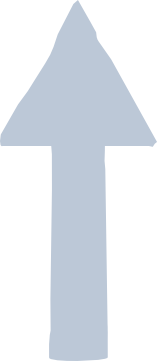
#> input picture assets/source_packs/city_block/road_markings/white_long_arrow.png, 157 x 361 px, given in place of lig_streetlamp_10_night.png, which was not available
$ python build_sprite_art_inventory.py
#> lines starting #> are read from the running program, lines starting #| are printed output that depends on the picture; pictures that were not available may be replaced by others from this repository, and a replacement may not be noted
#> in make_sheet, `canvas = Image.new("RGBA", (cols * cell_w, header_h + rows * cell_h), ..`:
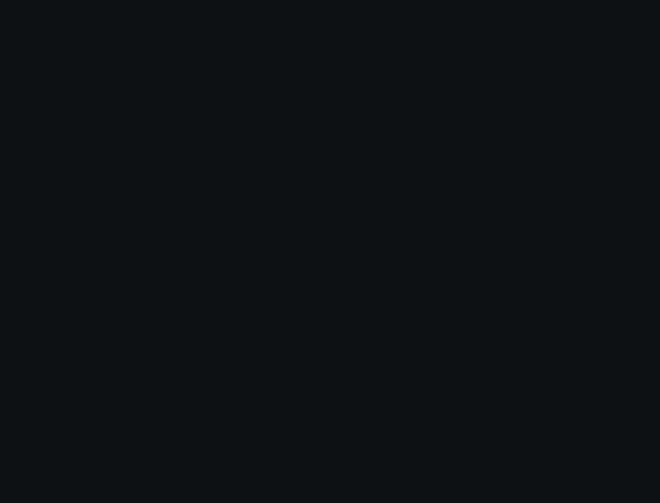
#> canvas: PIL image 1320x1005 RGBA (shown at 1/2 size); mean R, G, B, A 13, 18, 23, 255
from __future__ import annotations

import base64
import io
from pathlib import Path

from PIL import Image, ImageDraw, ImageFont


ROOT = Path(__file__).resolve().parents[1]
OUT = ROOT / "art_review" / "sprite_inventory_2026-08-29"

BG = (13, 18, 23, 255)
PANEL = (23, 31, 39, 255)
EDGE = (55, 75, 88, 255)
TEXT = (231, 237, 231, 255)
MUTED = (151, 171, 178, 255)
AMBER = (236, 177, 63, 255)
CYAN = (85, 199, 218, 255)


def font(size: int, bold: bool = False) -> ImageFont.ImageFont:
    windows = Path("C:/Windows/Fonts")
    name = "segoeuib.ttf" if bold else "segoeui.ttf"
    try:
        return ImageFont.truetype(str(windows / name), size)
    except OSError:
        return ImageFont.load_default()


def open_asset(relative: str) -> Image.Image:
    path = ROOT / relative
    if path.suffix == ".b64":
        raw = base64.b64decode(path.read_text(encoding="utf-8"))
        return Image.open(io.BytesIO(raw)).convert("RGBA")
    return Image.open(path).convert("RGBA")
#> returned value is the input picture: PIL image 157x361 RGBA; mean R, G, B, A 151.9, 161, 171.5, 106.9


def first_frame(image: Image.Image, frame: int = 256) -> Image.Image:
    for y in range(0, image.height, frame):
        for x in range(0, image.width, frame):
            crop = image.crop((x, y, min(x + frame, image.width), min(y + frame, image.height)))
            if crop.getbbox():
                return crop
    return image


def fit(image: Image.Image, width: int, height: int) -> Image.Image:
#> called with width = 250, height = 178
    image = image.copy()
    bbox = image.getbbox()
#> bbox = (0, 0, 157, 361)
    if bbox:
        image = image.crop(bbox)
    image.thumbnail((width, height), Image.Resampling.LANCZOS)
    return image


def make_sheet(title: str, subtitle: str, items: list[tuple[str, str, str]], output: Path) -> None:
    cols = 4
    cell_w, cell_h = 330, 285
    header_h = 150
    rows = (len(items) + cols - 1) // cols
    canvas = Image.new("RGBA", (cols * cell_w, header_h + rows * cell_h), BG)
    draw = ImageDraw.Draw(canvas)
    draw.text((34, 24), title, font=font(34, True), fill=TEXT)
    draw.text((35, 75), subtitle, font=font(19), fill=MUTED)
    draw.line((34, 118, canvas.width - 34, 118), fill=EDGE, width=2)

    for index, (label, detail, source) in enumerate(items):
        col, row = index % cols, index // cols
        x, y = col * cell_w, header_h + row * cell_h
        panel = (x + 14, y + 8, x + cell_w - 14, y + cell_h - 14)
        draw.rounded_rectangle(panel, radius=10, fill=PANEL, outline=EDGE, width=2)
        image = open_asset(source)
        if "master_dual_camera" in source:
            image = first_frame(image)
        image = fit(image, 250, 178)
        ix = x + (cell_w - image.width) // 2
#> ix = 126
        iy = y + 24 + (174 - image.height) // 2
#> iy = 172
        canvas.alpha_composite(image, (ix, iy))
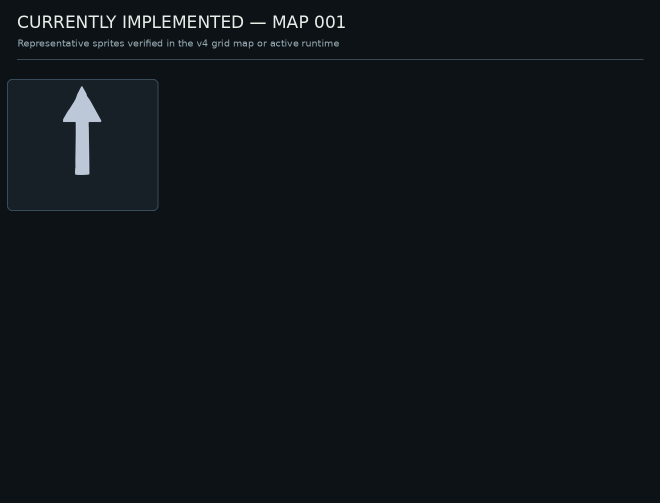
#> canvas: PIL image 1320x1005 RGBA (shown at 1/2 size); mean R, G, B, A 15.5, 20.8, 26, 255
        draw.text((x + 30, y + 207), label, font=font(19, True), fill=TEXT)
        draw.text((x + 30, y + 237), detail, font=font(15), fill=AMBER if "placed" in detail else CYAN)
#> pass 2 of the loop in make_sheet, `for index, (label, detail, source) in enumerate(items):`:
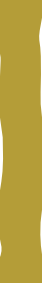
#> input picture assets/source_packs/city_block/road_markings/yellow_repeating_single.png, 42 x 283 px
#> in open_asset, returned value is the input picture: PIL image 42x283 RGBA; mean R, G, B, A 178.9, 156.5, 57.7, 247.3
#> bbox = (0, 0, 42, 283)
#> in fit (call 2), `image.thumbnail((width, height), Image.Resampling.LANCZOS)`:
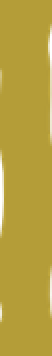
#> image: PIL image 26x178 RGBA (shown 2 times larger); mean R, G, B, A 178.6, 155.8, 55.6, 247.3; transparent parts drawn white
#> in make_sheet, `canvas.alpha_composite(image, (ix, iy))`:
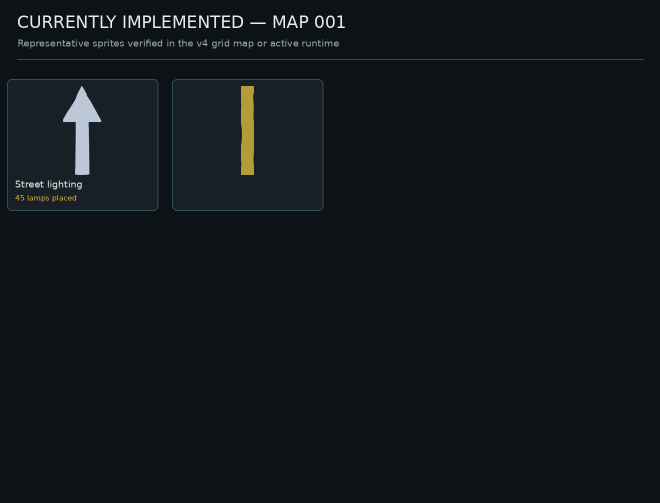
#> canvas: PIL image 1320x1005 RGBA (shown at 1/2 size); mean R, G, B, A 16.9, 22.2, 27.2, 255
#> pass 3 of the loop in make_sheet, `for index, (label, detail, source) in enumerate(items):`:
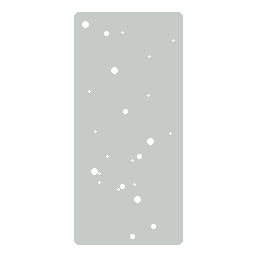
#> input picture assets/generated_v4_surfaces/road/markings/white_crossing_piece.png, 256 x 256 px, found by its file name
#> in open_asset, returned value is the input picture: PIL image 256x256 RGBA; mean R, G, B, A 69, 70.9, 68.7, 72.5
#> bbox = (74, 12, 183, 245)
#> in fit (call 3), `image = image.crop(bbox)`:
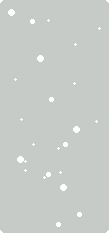
#> image: PIL image 109x233 RGBA; mean R, G, B, A 178.1, 183.1, 177.2, 187; transparent parts drawn white
#> in make_sheet, `canvas.alpha_composite(image, (ix, iy))`:
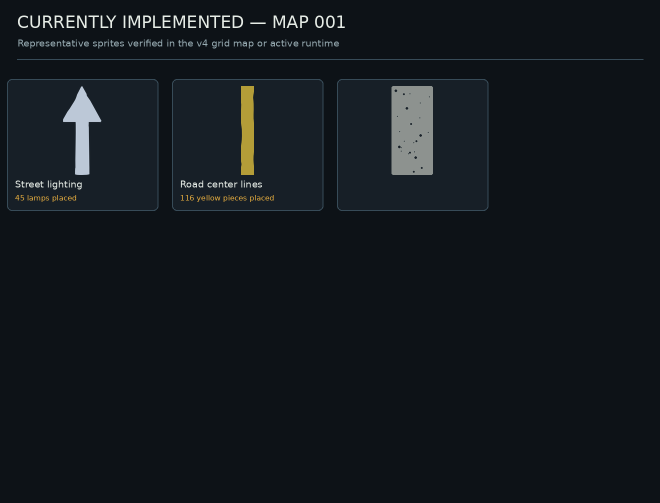
#> canvas: PIL image 1320x1005 RGBA (shown at 1/2 size); mean R, G, B, A 19, 24.5, 29.5, 255
#> the loop made 10 passes; the first 3 are shown

    canvas.convert("RGB").save(output, quality=95)


def wrap_concept(source: Path, output: Path) -> None:
    concept = Image.open(source).convert("RGBA")
    concept.thumbnail((1320, 880), Image.Resampling.LANCZOS)
    canvas = Image.new("RGBA", (1380, 1030), BG)
    draw = ImageDraw.Draw(canvas)
    draw.text((34, 24), "MISSING ART — CONCEPT DIRECTIONS", font=font(34, True), fill=TEXT)
    draw.text((35, 75), "New artwork required; concept only, not sliced or runtime-ready", font=font(19), fill=MUTED)
    draw.line((34, 118, canvas.width - 34, 118), fill=EDGE, width=2)
    x = (canvas.width - concept.width) // 2
    canvas.alpha_composite(concept, (x, 135))
    labels = "Apartment door  •  Storefront door  •  Fire escape  •  Roof hatch  •  Subway entry  •  Service drain  •  Trash cluster  •  Stray dog"
    draw.text((42, 990), labels, font=font(16), fill=AMBER)
    canvas.convert("RGB").save(output, quality=95)


def main() -> None:
    OUT.mkdir(parents=True, exist_ok=True)

    implemented = [
        ("Street lighting", "45 lamps placed", "cosmetic_packs/nyc_gta2_callback/sprites/lig_streetlamp_10_night.png"),
        ("Road center lines", "116 yellow pieces placed", "assets/source_packs/city_block/road_markings/yellow_repeating_single.png"),
        ("Crosswalks", "384 crossing pieces placed", "assets/source_packs/city_block/road_markings/white_crossing_piece.png"),
        ("Curb drains", "31 drains placed", "assets/source_packs/city_block/road_overlays/curb_drain.png"),
        ("Manholes", "4 overlays placed", "assets/source_packs/city_block/road_overlays/man_hole.png"),
        ("Road wear", "29 decals placed", "assets/source_packs/city_block/road_overlays/road_cracks.png"),
        ("Facade awnings", "25 awnings placed", "assets/source_packs/city_block/roof_top_decorations/awning_blue.png"),
        ("Roof HVAC", "21 roof units placed", "assets/source_packs/city_block/roof_top_decorations/aircon_unit.png"),
        ("Roof pipework", "52+ roof details placed", "assets/source_packs/city_block/roof_top_decorations/pipe_work_04.png"),
        ("Building tile family", "25 enterable buildings", "assets/source_packs/city_block/premade_buildings/red_building_01.png"),
        ("Player/NPC identity", "runtime animated sprite", "assets/characters/master_dual_camera/topdown/fluid/tshirt_blue_curly/walk_8_8dir.png"),
        ("Player vehicles", "runtime animated sheet", "assets/cars/player_sheets/player_sheet_01.png.b64"),
    ]
    easy = [
        ("Fire hydrant", "art ready; not placed", "cosmetic_packs/nyc_gta2_callback/sprites/pro_hydrant_17_night.png"),
        ("Bench", "art ready; not placed", "cosmetic_packs/nyc_gta2_callback/sprites/pro_bench_03_night.png"),
        ("Mailbox", "art ready; not placed", "cosmetic_packs/nyc_gta2_callback/sprites/pro_mailbox_04_night.png"),
        ("Dumpster", "art ready; not placed", "cosmetic_packs/nyc_gta2_callback/sprites/pro_dumpster_16_night.png"),
        ("Traffic cone", "art ready; not placed", "cosmetic_packs/nyc_gta2_callback/sprites/pro_cone_06_night.png"),
        ("Bollard", "art ready; not placed", "cosmetic_packs/nyc_gta2_callback/sprites/pro_bollard_09_night.png"),
        ("Bus shelter", "art ready; not placed", "cosmetic_packs/nyc_gta2_callback/sprites/pro_bus_shelter_10_night.png"),
        ("Phone box", "art ready; not placed", "cosmetic_packs/nyc_gta2_callback/sprites/pro_phone_box_14_night.png"),
        ("Stop sign", "art ready; not placed", "cosmetic_packs/nyc_gta2_callback/sprites/sig_stop_sign_05_night.png"),
        ("Parking sign", "art ready; not placed", "cosmetic_packs/nyc_gta2_callback/sprites/sig_parking_sign_07_night.png"),
        ("Tree variants", "art ready; not placed", "cosmetic_packs/nyc_gta2_callback/sprites/veg_street_tree_08_night.png"),
        ("Chain fence", "art ready; not placed", "cosmetic_packs/nyc_gta2_callback/sprites/pro_chain_fence_08_night.png"),
    ]

    make_sheet(
        "CURRENTLY IMPLEMENTED — MAP 001",
        "Representative sprites verified in the v4 grid map or active runtime",
        implemented,
        OUT / "01_currently_implemented_examples.png",
    )
    make_sheet(
        "EASY NEXT ADDS — ART ALREADY EXISTS",
        "Matching night sprites are present; they mainly need catalog entries and safe authored placement",
        easy,
        OUT / "02_easy_unimplemented_examples.png",
    )

    generated = [
        ("Bench", "integrated in v4", "assets/generated_v4_art/urban_bench.png"),
        ("Mailbox", "integrated in v4", "assets/generated_v4_art/street_mailbox.png"),
        ("Dumpster", "integrated in v4", "assets/generated_v4_art/alley_dumpster.png"),
        ("Fire hydrant", "integrated in v4", "assets/generated_v4_art/fire_hydrant.png"),
        ("Traffic cone", "integrated in v4", "assets/generated_v4_art/traffic_cone.png"),
        ("Bollard", "integrated in v4", "assets/generated_v4_art/street_bollard.png"),
        ("Bus shelter", "integrated in v4", "assets/generated_v4_art/bus_shelter.png"),
        ("Phone box", "integrated in v4", "assets/generated_v4_art/phone_box.png"),
        ("Stop sign", "integrated in v4", "assets/generated_v4_art/stop_sign.png"),
        ("Parking sign", "integrated in v4", "assets/generated_v4_art/parking_sign.png"),
        ("Street tree", "integrated in v4", "assets/generated_v4_art/street_tree.png"),
        ("Chain fence", "integrated in v4", "assets/generated_v4_art/chain_fence.png"),
    ]
    make_sheet(
        "V4 GENERATED STREET ART",
        "Approved grunge replacements, now cataloged and placed in the grid runtime",
        generated,
        OUT / "04_v4_generated_street_art.png",
    )

    concept_source = OUT / "missing_art_concept_source.png"
    if concept_source.exists():
        wrap_concept(concept_source, OUT / "03_missing_art_concepts.png")


if __name__ == "__main__":
#> (the run stopped early here; a loop or call above may not have finished)
